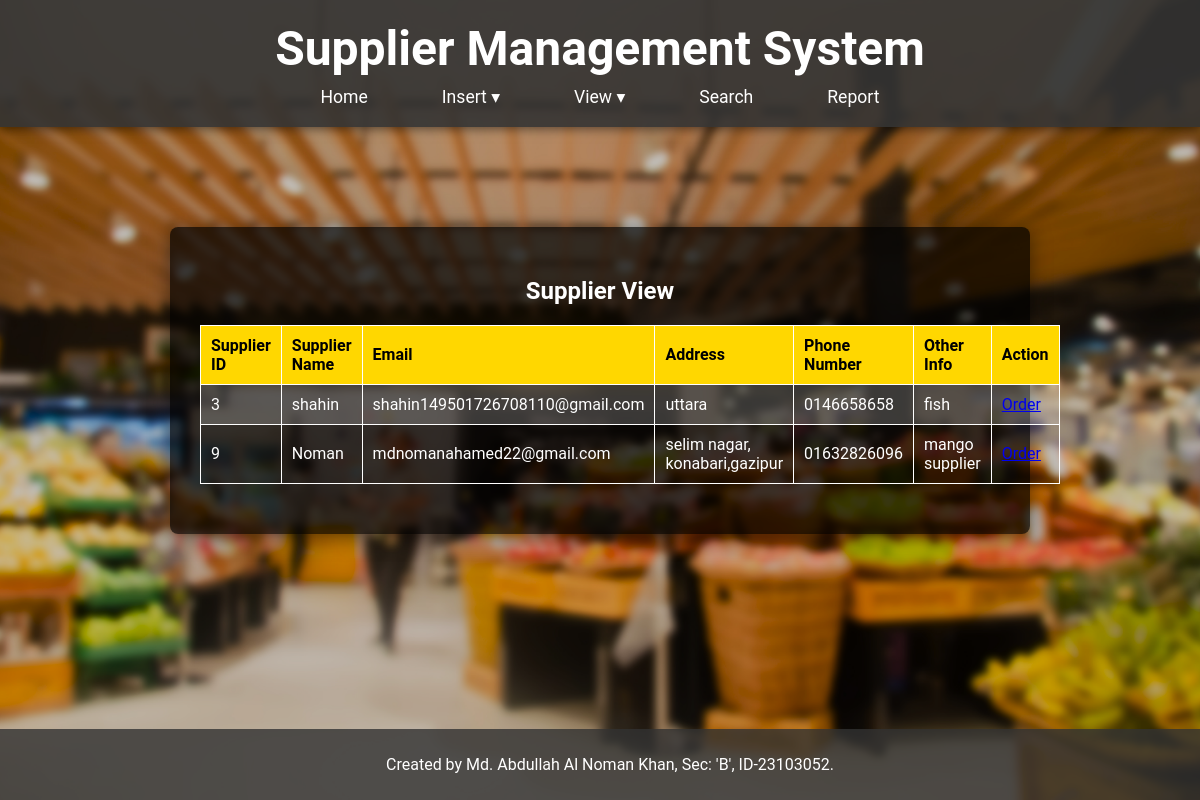
The page /view.php on the database its author committed.
### tables this page shows
CREATE TABLE `suppliers` (
  `supplier_id` int(11) NOT NULL,
  `supplier_name` varchar(100) NOT NULL,
  `email` varchar(100) NOT NULL,
  `address` varchar(255) NOT NULL,
  `phone` varchar(20) NOT NULL,
  `other_info` text DEFAULT NULL
);

### view.php (the view, shortened to what this page needs)
<!DOCTYPE html>
<html lang="en">
<head>
</head>
<body>
    <div class="header">
        <h1>Supplier Management System</h1>
       <div class="nav">
            <a href="home.php">Home</a>
             <div class="dropdown">
                <a href="javascript:void(0)">Insert &#9662;</a>
            </div>
             <div class="dropdown">
                <a href="javascript:void(0)">View &#9662;</a>
            </div>
            <a href="search.php">Search</a>
            <a href="report.php">Report</a>
        </div>
    </div>
    <div class="container">
        <h2>Supplier View</h2>
 <?php
$servername = "localhost";
$username = "root";
$password = "";
$dbname = "db_s";
$conn = new mysqli($servername, $username, $password, $dbname);
$sql = "SELECT supplier_id, supplier_name, email, address, phone, other_info FROM suppliers";
$result = $conn->query($sql);
if ($result->num_rows > 0) {
    echo "<table><tr><th>Supplier ID</th><th>Supplier Name</th><th>Email</th><th>Address</th><th>Phone Number</th><th>Other Info</th><th>Action</th></tr>";
    while ($row = $result->fetch_assoc()) {
        echo "<tr><td>" . $row["supplier_id"] . "</td><td>" . $row["supplier_name"] . "</td><td>" . $row["email"] . "</td><td>" . $row["address"] . "</td><td>" . $row["phone"] . "</td><td>" . $row["other_info"] . "</td><td><a href='order.php'>Order</a></td></tr>";
    }
    echo "</table>";
} else {
    echo "<p>No records found.</p>";
}
?>
    </div>
    <div class="footer">
        <p>Created by Md. Abdullah Al Noman Khan, Sec: 'B', ID-23103052.</p>
    </div>
</body>
</html>

### view.php (style rules this page uses)
body { font-family: 'Roboto', sans-serif; background: url('p.png') no-repeat center center fixed; background-size: cover; margin: 0; padding: 0; color: #ffffff; text-align: center; }
.header { background-color: rgba(51, 51, 51, 0.9); color: white; padding: 20px; box-shadow: 0 2px 10px rgba(0, 0, 0, 0.5); }
.header h1 { margin: 0; font-size: 3em; }
.nav { margin-top: 10px; position: relative; }
.header a { color: white; padding: 15px 25px; text-decoration: none; border-radius: 5px; transition: background-color 0.3s; font-size: 1.1em; margin: 0 10px; }
.dropdown { position: relative; display: inline-block; }
.footer { background-color: rgba(51, 51, 51, 0.8); color: white; padding: 10px; position: fixed; bottom: 0; width: 100%; }
.container { max-width: 800px; margin: 100px auto; padding: 30px; background: rgba(0, 0, 0, 0.7); border-radius: 8px; box-shadow: 0 4px 20px rgba(0, 0, 0, 0.5); }
table { width: 100%; border-collapse: collapse; margin-bottom: 20px; }
table, th, td { border: 1px solid white; }
th, td { padding: 10px; text-align: left; }
th { background-color: #FFD700; color: black; }
tr:nth-child(even) { background-color: rgba(255, 255, 255, 0.2); }
h2 { margin-bottom: 20px; color: #ffffff; }

### rows shown on the page
suppliers: supplier_id "3", supplier_name "shahin", email "shahin149501726708110@gmail.com", address "uttara", phone "0146658658", other_info "fish"
suppliers: supplier_id "9", supplier_name "Noman", email "mdnomanahamed22@gmail.com", address "selim nagar, konabari,gazipur", phone "01632826096", other_info "mango supplier"
